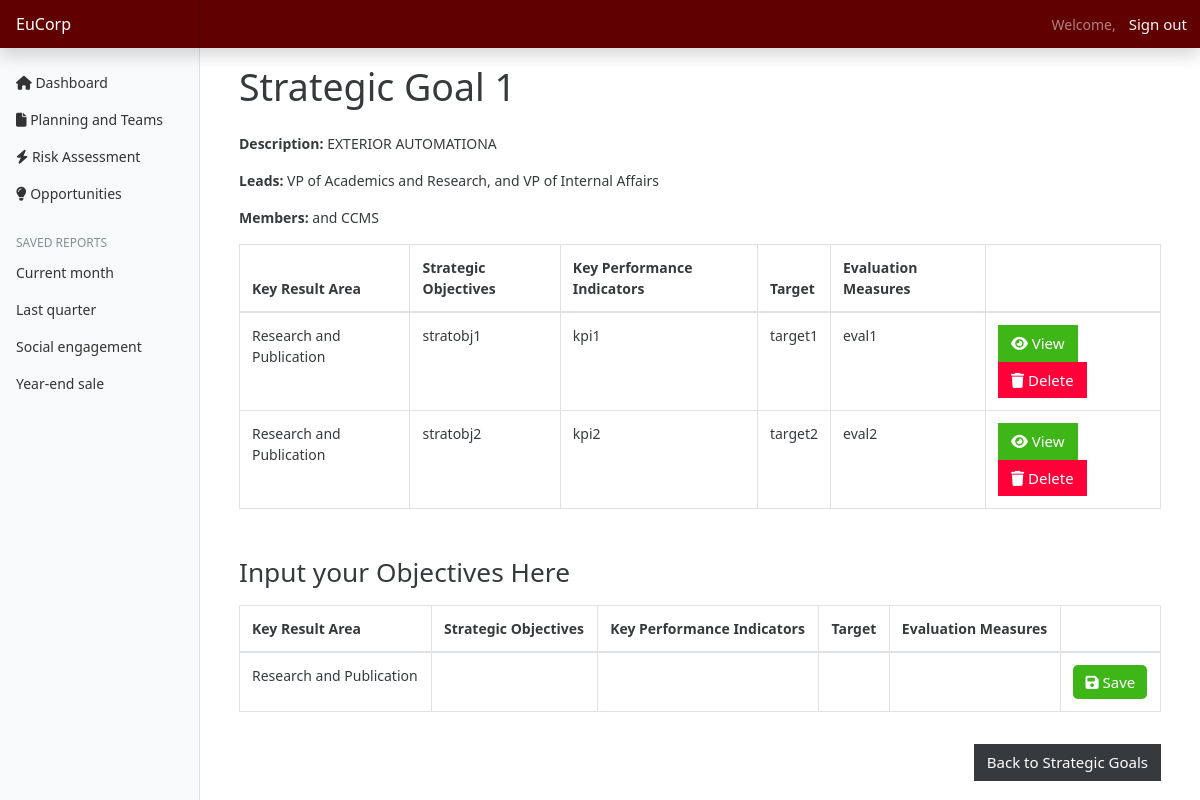
The page /plans/strategicGoal/1/ (signed in) on the database as committed earlier.
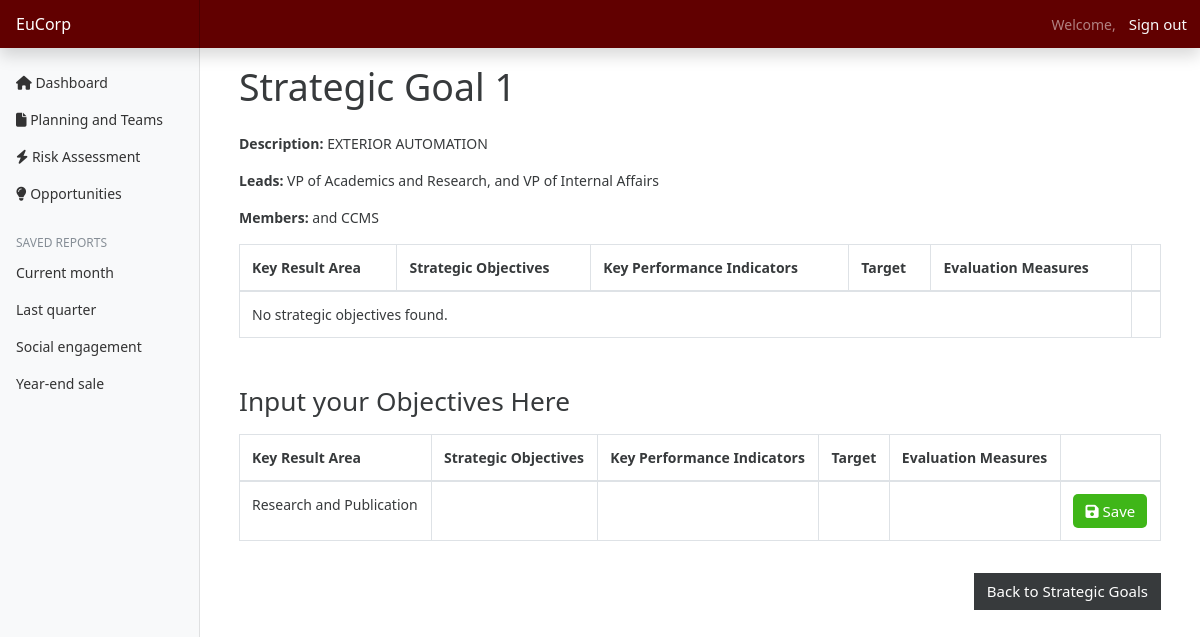
The same page on the database as committed later.
### plans/models.py (models this page shows, shortened)
class StrategicGoals(models.Model):
    goal_id = models.AutoField(primary_key=True)
    name = models.CharField(max_length=255)
    keyArea = models.ForeignKey(KeyAreas, on_delete=models.CASCADE)
    members = models.ManyToManyField(DepartmentHeads)
    leads = models.ManyToManyField(Lead)  # Ensure this is ManyToManyField if needed
    class Meta:
        unique_together = (('goal_id',))

class KeyAreas(models.Model):
    name = models.CharField(max_length=255)
    department = models.ForeignKey(to=DepartmentHeads, on_delete=models.CASCADE)

class StrategicObjectives(models.Model):
    objective_id = models.AutoField(primary_key=True)
    goal_id = models.ForeignKey(StrategicGoals, on_delete=models.CASCADE)
    strategicObjectives = models.TextField(default="")
    kpi = models.TextField(default="")
    target = models.TextField(default="")
    evalMeasures = models.TextField(default="")

### leads/models.py (models this page shows, shortened)
class Lead(models.Model):
    lastName = models.CharField(max_length=255)
    firstName = models.CharField(max_length=255)
    position = models.ForeignKey(to=Position, on_delete=models.CASCADE)

class Position(models.Model):
    name = models.CharField(max_length=255)
    def __str__(self):
        return self.name

### departments/models.py (models this page shows, shortened)
class DepartmentHeads(models.Model):
    id = models.AutoField(primary_key=True)
    head = models.ForeignKey(to=User, on_delete=models.CASCADE, default='',)
    department = models.ForeignKey(to=Department, on_delete=models.CASCADE)
    contact_no = models.CharField(max_length=15, blank=True, null=True, default='')
    is_admin = models.BooleanField(default=False)  # Field to identify admin user

class Department(models.Model):
    name = models.CharField(max_length=255)
    def __str__(self):
        return self.name

### plans/views.py (the view)
# urls.py: path('strategicGoal/<int:id>/', views.getStratGoal, name='strategicGoal'),
@login_required(login_url='authentication/login')
def getStratGoal(request, id):
    try:
        strategicGoal = get_object_or_404(StrategicGoals, pk=id)
        objectives = StrategicObjectives.objects.filter(goal_id=strategicGoal)
        context = {
            'strategicGoal': strategicGoal,
            'objectives' : objectives
        }
        return render(request, 'plans/strategicGoal.html', context)
    except StrategicGoals.DoesNotExist:
        messages.error(request, "Strategic Goal not found.")
        return redirect('plans')

### templates/plans/strategicGoal.html (shortened to what this page needs)
{% extends 'base.html' %}
{% load static %}
{% block content %}
<div class="container-fluid">
    <h1 class="mb-4">Strategic Goal {{ strategicGoal.goal_id }}</h1>
    <p><strong>Description:</strong> {{ strategicGoal.name }}</p>
    <p><strong>Leads:</strong>
        {% if strategicGoal.leads.exists %}
            {% for lead in strategicGoal.leads.all %}
                {% if not forloop.last %}
                    {{ lead.position }},
                {% else %}
                    and {{ lead.position }}
                {% endif %}
            {% endfor %}
        {% else %}
            No leads assigned.
        {% endif %}
    </p>
    <p><strong>Members:</strong>
        {% if strategicGoal.members.exists %}
            {% for member in strategicGoal.members.all %}
                {% if not forloop.last %}
                    {{ member.department }},
                {% else %}
                    and {{ member.department }}
                {% endif %}
            {% endfor %}
        {% else %}
            No members assigned.
        {% endif %}
    </p>
    <table class="table table-bordered mt-3 mb-5">
        <thead>
            <tr>
                <th scope="col">Key Result Area</th>
                <th scope="col">Strategic Objectives</th>
                <th scope="col">Key Performance Indicators</th>
                <th scope="col">Target</th>
                <th scope="col">Evaluation Measures</th>
                <th scope="col"></th>
            </tr>
        </thead>
        <tbody>
            {% for objective in objectives %}
            <tr>
                <td>{{ strategicGoal.keyArea.name }}</td>
                <td>{{ objective.strategicObjectives }}</td>
                <td>{{ objective.kpi }}</td>
                <td>{{ objective.target }}</td>
                <td>{{ objective.evalMeasures }}</td>
                <td>
                    <a href="{% url 'allActionPlans' goal_id=strategicGoal.goal_id objective_id=objective.objective_id %}" class="btn btn-success"><i class="fa-solid fa-eye"></i> View</a>
                    <a href="{% url 'deleteStratObjective' id=objective.objective_id %}" class="btn btn-danger"><i class="fa-solid fa-trash"></i> Delete</a>
                </td>
            </tr>
            {% empty %}
            <tr>
                <td colspan="5">No strategic objectives found.</td>
            </tr>
            {% endfor %}
        </tbody>
    </table>
    <h3>Input your Objectives Here</h3>
    <form method="post" action="{% url 'createObjectives' goal_id=strategicGoal.goal_id %}" onsubmit="prepareFormData(event)">
        <table class="table table-bordered mt-3">
            <thead>
                <tr>
                    <th scope="col">Key Result Area</th>
                    <th scope="col">Strategic Objectives</th>
                    <th scope="col">Key Performance Indicators</th>
                    <th scope="col">Target</th>
                    <th scope="col">Evaluation Measures</th>
                    <th scope="col"></th>
                </tr>
            </thead>
            <tbody>
                <tr>
                    <td>{{ strategicGoal.keyArea.name }}</td>
                    <td contenteditable="true" id="strategicObjectives" class="editable"></td>
                    <td contenteditable="true" id="kpi" class="editable"></td>
                    <td contenteditable="true" id="target" class="editable"></td>
                    <td contenteditable="true" id="evalMeasures" class="editable"></td>
                    <td>
                        <button type="submit" class="btn btn-success" style="border-radius: 5px; border: none;"><i class="fa-solid fa-floppy-disk"></i> Save</button>
                    </td>
                </tr>
            </tbody>
        </table>
    </form>
    <a href="{% url 'plans' %}" class="btn btn-secondary mt-3 float-right">Back to Strategic Goals</a>
</div>
{% endblock %}

Rows that differ between the two databases and show on the page:
removed StrategicObjectives: {{ strategicGoal.keyArea.name }} "Research and Publication", strategicObjectives "stratobj1", kpi "kpi1", target "target1", evalMeasures "eval1"
removed StrategicObjectives: {{ strategicGoal.keyArea.name }} "Research and Publication", strategicObjectives "stratobj2", kpi "kpi2", target "target2", evalMeasures "eval2"
changed StrategicGoals "Research and Publication": name "EXTERIOR AUTOMATIONA" → "EXTERIOR AUTOMATION"
Other text that changed with them:
text now shown: "No strategic objectives found."
